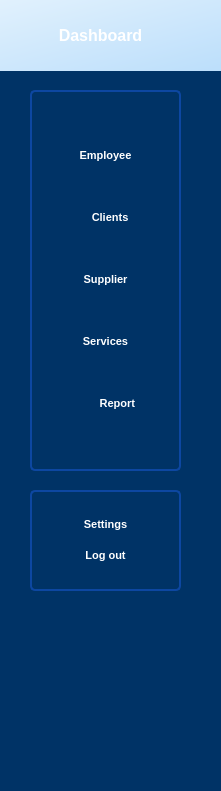
   <widget class="QGroupBox" name="dashboard">
    <property name="geometry">
     <rect>
      <x>10</x>
      <y>0</y>
      <width>221</width>
      <height>791</height>
     </rect>
    </property>
    <property name="styleSheet">
     <string notr="true">background-color: #003366; /* Bleu marin */
border: none; /* Pas de bordure */
border-radius: 5px;
font-size: 12pt;
</string>
    </property>
    <property name="title">
     <string>GroupBox</string>
    </property>
    <widget class="QGroupBox" name="groupBoxtaches">
     <property name="geometry">
      <rect>
       <x>30</x>
       <y>90</y>
       <width>151</width>
       <height>381</height>
      </rect>
     </property>
     <property name="styleSheet">
      <string notr="true">QGroupBox {
    background-color: transparent; /* Transparent */
    color: #0D47A1; /* Texte bleu foncé */
    border: 2px solid #0D47A1; /* Bordure bleu foncé */
    border-radius: 5px; /* Coins arrondis */
    padding: 5px; /* Espacement interne */
    font-size: 16px; /* Taille de la police */
}

QGroupBox::drop-down {
    border: none; /* Pas de bordure pour le menu déroulant */
}

QGroupBox::view {
    background-color: #ffffff; /* Fond blanc pour la liste déroulante */
    selection-background-color: #e1f5fe; /* Fond bleu très clair lors de la sélection */
    selection-color: #0D47A1; /* Texte bleu foncé lors de la sélection */
}</string>
     </property>
     <layout class="QVBoxLayout" name="verticalLayout">
      <item>
       <widget class="QPushButton" name="employeebo">
        <property name="styleSheet">
         <string notr="true">QPushButton {
    background-color: transparent;  /* Remove background */
    border: none;                   /* Remove borders */
    font-family: 'Poppins';          /* Example font, you can choose any */
    font-size: 8pt;                 /* Adjust the size */
    color: white;                  /* Set the text color */
    font-weight: bold;               /* Make the text bold */
}

QPushButton:hover {
    color: #0772af;                  /* Change color on hover */
}

QPushButton:pressed {
    color: #38b6ff;                  /* Change color when pressed */
}
</string>
        </property>
        <property name="text">
         <string>Employee</string>
        </property>
        <property name="icon">
         <iconset resource="resources.qrc">
          <normaloff>:/images/employe.png</normaloff>:/images/employe.png</iconset>
        </property>
        <property name="iconSize">
         <size>
          <width>40</width>
          <height>40</height>
         </size>
        </property>
       </widget>
      </item>
      <item>
       <widget class="QPushButton" name="clenitbot">
        <property name="styleSheet">
         <string notr="true">QPushButton {
    background-color: transparent;  /* Remove background */
    border: none;                   /* Remove borders */
    font-family: 'Poppins';          /* Example font, you can choose any */
    font-size: 8pt;                 /* Adjust the size */
    color: white;                  /* Set the text color */
    font-weight: bold;               /* Make the text bold */
}

QPushButton:hover {
    color: #0772af;                  /* Change color on hover */
}

QPushButton:pressed {
    color: #38b6ff;                  /* Change color when pressed */
}
</string>
        </property>
        <property name="text">
         <string>   Clients</string>
        </property>
        <property name="icon">
         <iconset resource="resources.qrc">
          <normaloff>:/images/clinetic.png</normaloff>:/images/clinetic.png</iconset>
        </property>
        <property name="iconSize">
         <size>
          <width>40</width>
          <height>40</height>
         </size>
        </property>
       </widget>
      </item>
      <item>
       <widget class="QPushButton" name="supplierbot">
        <property name="styleSheet">
         <string notr="true">QPushButton {
    background-color: transparent;  /* Remove background */
    border: none;                   /* Remove borders */
    font-family: 'Poppins';          /* Example font, you can choose any */
    font-size: 8pt;                 /* Adjust the size */
    color: white;                  /* Set the text color */
    font-weight: bold;               /* Make the text bold */
}

QPushButton:hover {
    color: #0772af;                  /* Change color on hover */
}

QPushButton:pressed {
    color: #38b6ff;                  /* Change color when pressed */
}
</string>
        </property>
        <property name="text">
         <string>Supplier</string>
        </property>
        <property name="icon">
         <iconset resource="resources.qrc">
          <normaloff>:/images/trackicon.png</normaloff>:/images/trackicon.png</iconset>
        </property>
        <property name="iconSize">
         <size>
          <width>40</width>
          <height>40</height>
         </size>
        </property>
       </widget>
      </item>
      <item>
       <widget class="QPushButton" name="servicesbot">
        <property name="styleSheet">
         <string notr="true">QPushButton {
    background-color: transparent;  /* Remove background */
    border: none;                   /* Remove borders */
    font-family: 'Poppins';          /* Example font, you can choose any */
    font-size: 8pt;                 /* Adjust the size */
    color: white;                  /* Set the text color */
    font-weight: bold;               /* Make the text bold */
}

QPushButton:hover {
    color: #0772af;                  /* Change color on hover */
}

QPushButton:pressed {
    color: #38b6ff;                  /* Change color when pressed */
}
</string>
        </property>
        <property name="text">
         <string>Services</string>
        </property>
        <property name="icon">
         <iconset resource="resources.qrc">
          <normaloff>:/images/servicess.png</normaloff>:/images/servicess.png</iconset>
        </property>
        <property name="iconSize">
         <size>
          <width>40</width>
          <height>40</height>
         </size>
        </property>
       </widget>
      </item>
      <item>
       <widget class="QPushButton" name="reclamationbot">
        <property name="styleSheet">
         <string notr="true">QPushButton {
    background-color: transparent;  /* Remove background */
    border: none;                   /* Remove borders */
    font-family: 'Poppins';         /* Set the font */
    font-size: 8pt;                 /* Adjust the size */
    color: white;                   /* Set the text color */
    font-weight: bold;              /* Make the text bold */
    text-align: right;              /* Align text to the right */
    padding-right: 30px;            /* Add padding to move text away from the right edge */
}

QPushButton:hover {
    color: #0772af;                 /* Change color on hover */
}

QPushButton:pressed {
    color: #38b6ff;                 /* Change color when pressed */
}
</string>
        </property>
        <property name="text">
         <string>Report</string>
        </property>
        <property name="icon">
         <iconset resource="resources.qrc">
          <normaloff>:/images/reclamationicon.png</normaloff>:/images/reclamationicon.png</iconset>
        </property>
        <property name="iconSize">
         <size>
          <width>40</width>
          <height>40</height>
         </size>
        </property>
       </widget>
      </item>
     </layout>
    </widget>
    <widget class="QGroupBox" name="groupBoxsettings">
     <property name="geometry">
      <rect>
       <x>30</x>
       <y>490</y>
       <width>151</width>
       <height>101</height>
      </rect>
     </property>
     <property name="styleSheet">
      <string notr="true">QGroupBox {
    background-color: transparent; /* Transparent */
    color: #0D47A1; /* Texte bleu foncé */
    border: 2px solid #0D47A1; /* Bordure bleu foncé */
    border-radius: 5px; /* Coins arrondis */
    padding: 5px; /* Espacement interne */
    font-size: 16px; /* Taille de la police */
}

QGroupBox::drop-down {
    border: none; /* Pas de bordure pour le menu déroulant */
}

QGroupBox::view {
    background-color: #ffffff; /* Fond blanc pour la liste déroulante */
    selection-background-color: #e1f5fe; /* Fond bleu très clair lors de la sélection */
    selection-color: #0D47A1; /* Texte bleu foncé lors de la sélection */
}</string>
     </property>
     <layout class="QVBoxLayout" name="verticalLayout_2">
      <item>
       <widget class="QPushButton" name="pushButton">
        <property name="styleSheet">
         <string notr="true">QPushButton {
    background-color: transparent;  /* Remove background */
    border: none;                   /* Remove borders */
    font-family: 'Poppins';          /* Example font, you can choose any */
    font-size: 8pt;                 /* Adjust the size */
    color: white;                  /* Set the text color */
    font-weight: bold;               /* Make the text bold */
}

QPushButton:hover {
    color: #0772af;                  /* Change color on hover */
}

QPushButton:pressed {
    color: #38b6ff;                  /* Change color when pressed */
}
</string>
        </property>
        <property name="text">
         <string>Settings</string>
        </property>
        <property name="icon">
         <iconset resource="resources.qrc">
          <normaloff>:/images/settings.png</normaloff>:/images/settings.png</iconset>
        </property>
        <property name="iconSize">
         <size>
          <width>40</width>
          <height>40</height>
         </size>
        </property>
       </widget>
      </item>
      <item>
       <widget class="QPushButton" name="pushButton_2">
        <property name="styleSheet">
         <string notr="true">QPushButton {
    background-color: transparent;  /* Remove background */
    border: none;                   /* Remove borders */
    font-family: 'Poppins';          /* Example font, you can choose any */
    font-size: 8pt;                 /* Adjust the size */
    color: white;                  /* Set the text color */
    font-weight: bold;               /* Make the text bold */
}

QPushButton:hover {
    color: #0772af;                  /* Change color on hover */
}

QPushButton:pressed {
    color: #38b6ff;                  /* Change color when pressed */
}
</string>
        </property>
        <property name="text">
         <string>Log out</string>
        </property>
        <property name="icon">
         <iconset resource="resources.qrc">
          <normaloff>:/images/logouticon.png</normaloff>:/images/logouticon.png</iconset>
        </property>
        <property name="iconSize">
         <size>
          <width>40</width>
          <height>40</height>
         </size>
        </property>
       </widget>
      </item>
     </layout>
    </widget>
    <widget class="QPushButton" name="homepushbotton">
     <property name="geometry">
      <rect>
       <x>-30</x>
       <y>0</y>
       <width>261</width>
       <height>71</height>
      </rect>
     </property>
     <property name="styleSheet">
      <string notr="true">QPushButton {
    background:qlineargradient(x1:0, y1:0, x2:1, y2:1, stop:0 #e3f2fd, stop:1 #bbdefb); ; /* Dégradé de bleu */
    color: white; /* Texte blanc */
    border: none; /* Pas de bordure */
    padding: 10px 20px; /* Espacement interne */
    border-radius: 5px; /* Coins arrondis */
    font-size: 16px; /* Taille de la police */
    font-weight: bold; /* Texte en gras */
    transition: background 0.3s, transform 0.2s; /* Transition */
}

QPushButton:hover {
    background: qlineargradient(x1:0, y1:0, x2:1, y2:1, stop:0 #42A5F5, stop:1 #1976D2); /* Dégradé plus foncé */
    transform: translateY(-2px); /* Légère élévation */
}

QPushButton:pressed {
    background: qlineargradient(x1:0, y1:0, x2:1, y2:1, stop:0 #1E88E5, stop:1 #0D47A1); /* Dégradé très foncé */
    transform: translateY(0); /* Rétrogradation */
}</string>
     </property>
     <property name="text">
      <string>Dashboard</string>
     </property>
     <property name="icon">
      <iconset resource="resources.qrc">
       <normaloff>:/images/homebuttonicon.png</normaloff>:/images/homebuttonicon.png</iconset>
     </property>
     <property name="iconSize">
      <size>
       <width>40</width>
       <height>40</height>
      </size>
     </property>
    </widget>
   </widget>
